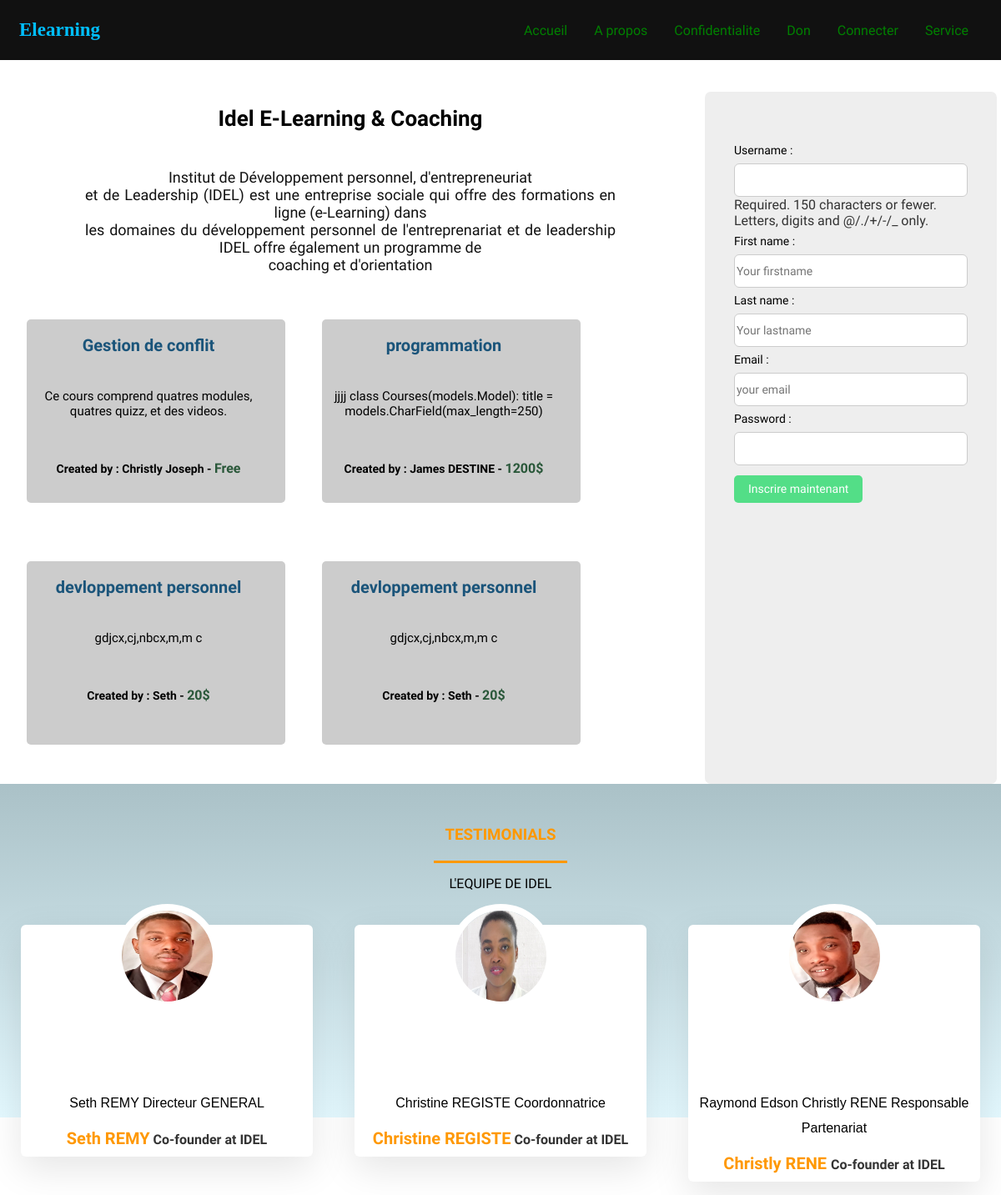
Before: / (upper part) with the older database file.
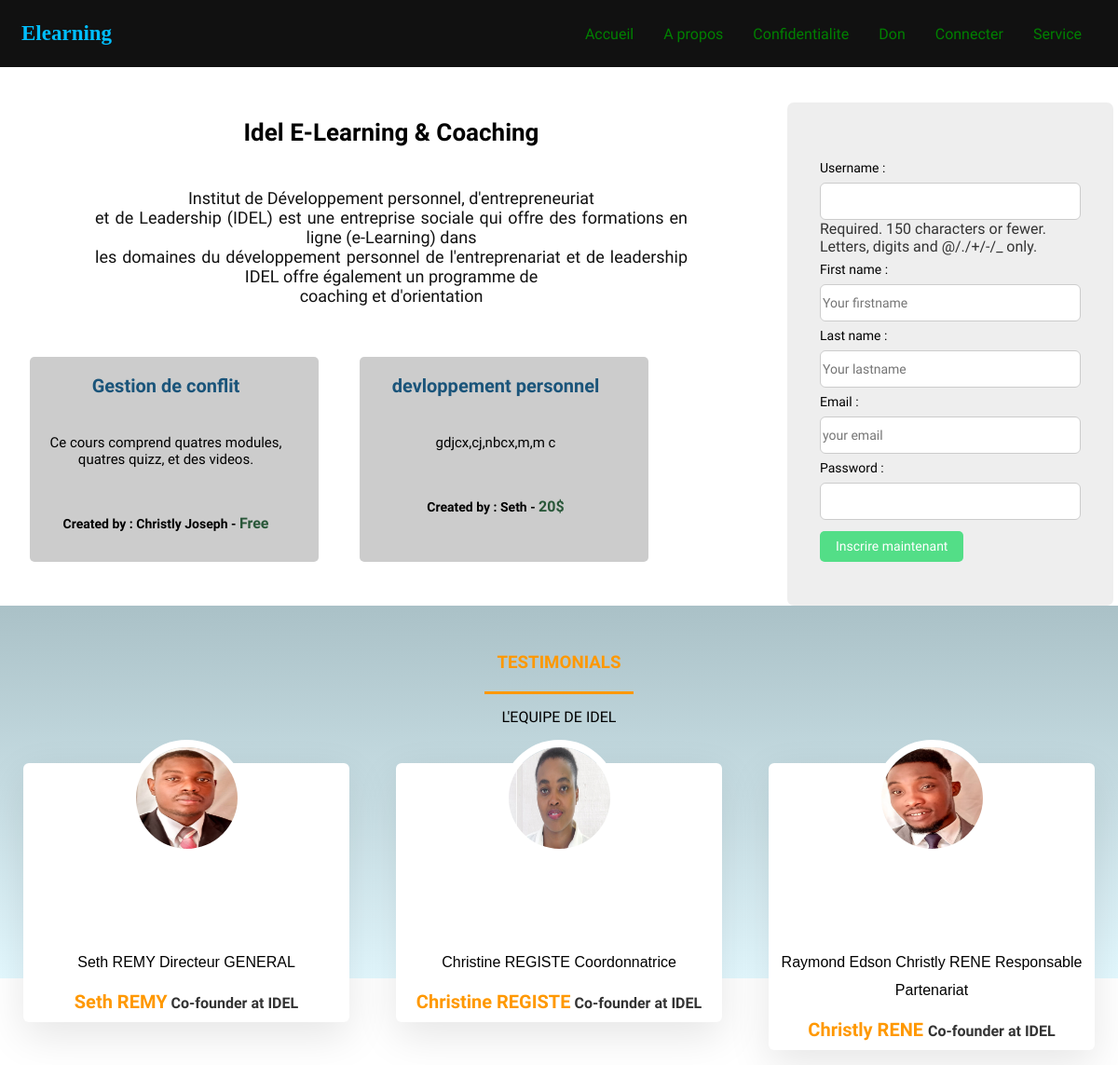
After: the same page with the newer database file.
### course/models.py (models this page shows, shortened)
class Courses(models.Model):
    title = models.CharField(max_length=250)
    description = models.TextField()
    author = models.CharField(max_length=50)
    price = models.IntegerField()
    time = models.TimeField(null=True, blank=True)
    url = models.URLField(null=True, blank=True)

### course/views.py (the view)
# urls.py: 2. Add a URL to urlpatterns:  path('', views.home, name='home')
def home(request):
    courses = Courses.objects.all()
    if request.method == 'POST':
        form = RegisterForm(request.POST)
        contactform = ContactForm(request.POST)
        if form.is_valid():
            user = form.save(commit=False)
            user.set_password(form.cleaned_data['password'])
            user.save()
            messages.success(request, 'Votre compte a ete cree avec succes')
        else:
            messages.error(request, 'Verifier vos informations')
    else:
        form = RegisterForm()
        contactform = ContactForm()
    return render(request, 'home.html', locals())

### account/forms.py (shortened to what this page needs)
class RegisterForm(forms.ModelForm):
   first_name = forms.CharField(required=True, widget=forms.TextInput(attrs={'class': 'input', 'placeholder': 'Your firstname'}))
   last_name = forms.CharField(required=True, widget=forms.TextInput(attrs={'class': 'input', 'placeholder': 'Your lastname'}))
   email = forms.EmailField(required=True, widget=forms.EmailInput(attrs={'class': 'input', 'placeholder': 'your email'}))
   password = forms.CharField(max_length=120, widget=forms.PasswordInput(attrs={'class': 'input'}), required=True)
   class Meta:
      model = User
      fields = ('username', 'first_name' , 'last_name', 'email', 'password')
      widgets = {
         'username': forms.TextInput(attrs={'class': 'input'})
      }

### contact/forms.py
class ContactForm(forms.ModelForm):
	class Meta:
		model = ContactModel
		fields = ('nom' , 'email' , 'message')
		widgets = {
		'nom': forms.TextInput(attrs={'class':'input'}),
		'email': forms.EmailInput(attrs={'class':'input'}),
		'message': forms.Textarea(attrs={'class':'input'})
		}

### Elearning/templates/home.html (shortened to what this page needs)
{% extends 'base.html' %}
{% load static%}
{% block content %}
<br><br>
<div class="grid">
   <section class="presentation">
      <h1 class="title text-center">Idel E-Learning & Coaching</h1>
      <p class="text justify last">Institut de Développement personnel, d'entrepreneuriat <br> et de Leadership (IDEL) est une entreprise
         sociale qui offre des formations en ligne (e-Learning) dans <br> les domaines du développement personnel de
          l'entreprenariat et de leadership IDEL  offre également un programme de <br> coaching et d'orientation</p>
      <div>
         {% for course in courses %}
            <div class="card">
               <h2 class="title">{{ course.title }}</h2>
               <p class="description">{{ course.description }}</p>
               <h4 class="author">Created by : {{ course.author }} -
                  {% if course.price == 0 %}
                     <span>Free</span>
                  {% else %}
                     <span>{{ course.price }}$</span>
                  {% endif %}
               </h4>
            </div>
         {% empty %}
            <p>There 's no courses</p>
         {% endfor %}
      </div>
   </section>
   <section class="form b-form">
      <form action="{% url 'home' %}" method="POST">
         {{form.as_p}}
         <input class="btn bt>-large" type="submit" value="Inscrire maintenant">
      </form>
   </section>
 <section  class="testi">
   <section class="testimonials">
      <div class="container">
         <h1>testimonials</h1>
         <p class="text-center">L'EQUIPE DE IDEL</p>
         <div class="row">
             <div class="col-md-4 text-center">
               <div class="profile">
                  <img src="{% static 'seth.jpg' %}" alt="mon image" class="user">
                  <blockquote>
                     Seth REMY Directeur GENERAL <br>
                  </blockquote>
                  <h3>Seth REMY<span> Co-founder at IDEL</span> </h3>
               </div>
            </div>
            <div class="col-md-4 text-center">
               <div class="profile">
                  <img src="{% static '2.jpg' %}" alt="mon image" class="user">
                  <blockquote>
                     Christine REGISTE Coordonnatrice <br>
                  </blockquote>
                  <h3>Christine REGISTE<span> Co-founder at IDEL</span> </h3>
               </div>
            </div>
         <div class="col-md-4 text-center">
               <div class="profile">
                  <img src="{% static 'christly.jpg' %}" alt="mon image" class="user">
                  <blockquote>
                     Raymond Edson Christly RENE Responsable Partenariat <br>
                  </blockquote>
                  <h3>Christly RENE <span> Co-founder at IDEL</span> </h3>
               </div>
            </div>
         </div>
      </div>
   </section>
 </section>
</div>
{% endblock %}

### Elearning/templates/base.html (shortened to what this page needs)
{% load static %}
<!DOCTYPE html>
<html lang="en">
   <head>
	  <link rel="stylesheet" href="{% static 'menu.css' %}">
	  <link rel="stylesheet" href="{% static 'dev-cours-style.css' %}">
	  <link rel="stylesheet" href="{% static 'gestion-de-conflit.css'%}">
	<link rel="stylesheet" href="{% static 'new.css'%}">
   </head>
   <body>
   	<header class="navbar">
   		<div class="brand">Elearning</div>
   		<nav class="nav" id="nav">
   		  {% if request.user.is_authenticated %}
   		  <ul>
				   <li><a href="{% url 'dashboard' %}">Dashboard</a></li>
				   <li><a href="{% url 'nos-cours' %}">Cours</a></li>
   				<li><a href="#">Compte</a></li>
   		 		<li><a href="{% url 'logout' %}">Deconnection</a></li>
   			</ul>
   			{% else %}
   			<ul>
   				<li><a href="{% url 'home' %}">Accueil</a></li>
				<li><a href="#">A propos</a></li>
				<li><a href="{% url 'confident'%}">Confidentialite</a></li>
				<li><a href="{% url 'donation'%}" >Don</a></li>
				<li><a href="{% url 'login' %}">Connecter</a></li>
				<li><a href="{% url 'service'%}">Service</a> </li>
			</ul>
   			{% endif %}
   		</nav>
   	</header>
	{% block content %} {% endblock %}
   </body>
</html>

### static/menu.css (style rules this page uses)
* { margin: 0; padding: 0; box-sizing: border-box; font-family: 'Red Rose', cursive; }
.btn { text-decoration: none; font-weight: 500; padding: 5px 16px; line-height: 1.5; border: 1px solid transparent; border-radius: 5px; background: #53DE87; font-size: inherit; color: #fff; margin-top: 12px; }
.input, .btn-large { width: 100%; height: 40px; border-radius: 6px; border: 1px solid #ccc; margin-top: 8px; padding: 2px; font-size: inherit; }
.b-form { background: #eee; padding: 25px 5px; border-radius: 7px; margin: 0 5px; font-family: serif; font-size: 14px; }
.b-form form { margin-top: 20px; padding: 10px; }
.b-form form label { display: block; font-weight: 500; margin-top: 7px; }
.navbar { width: 100%; background: #111; display: flex; justify-content: space-between; align-items: center; padding: 23px; }
.brand { color: deepskyblue; font-size: 23px; font-family: cursive; font-weight: 600; text-decoration: none; }
.nav ul { display: flex; list-style: none; }
.nav li { margin: 0; }
.nav a { text-decoration: none; font-weight: 400; padding: 13px 1rem; color: green; }
.text-center { text-align: center; }
.justify { text-align: justify; }
.last { text-align-last: center; }
.grid { display: grid; grid-template-columns: 70% 30%; grid-template-areas: "present form" "testi testi"; }
.presentation { width: 100%; grid-area: present; padding: 12px; }
.presentation .title { font-size: 26px; font-weight: 600; padding: 5px; animation: up 1s; animation-delay: 0.3; animation-fill-mode: forwards; }
.presentation .text { font-size: 18px; font-weight: 200; color: #111; padding: 20px 90px; margin-top: 20px; animation: down 1s; animation-delay: 0.8s; animation-fill-mode: forwards; }
.form { grid-area: form; padding: 25px; }
.card { padding: 14px 20px 20px 2px; width: 310px; min-height: 220px; margin: 35px 20px; border-radius: 5px; background-color: #CCC; text-align: center; text-align-last: center; display: inline-block; vertical-align: top; }
.card .title { font-size: 20px; padding: 5px; color: rgb(26, 84, 122); }
.card .description { margin: 30px 5px; font-size: 15px; padding: 5px; }
.card .author { margin-top: 40px; font-size: 14px; text-align: right; padding: 5px; }
.card .author span { color: rgb(41, 87, 57); }
.testi { height: 800px; background-color: white; grid-area: testi; }
.testimonials { margin: 50px auto; }
.testimonials h1 { text-align: center; font-weight: bold; color: #ff9800; padding-bottom: 10px; text-transform: uppercase; }
.testimonials h1::after { content: ''; background-color: #ff9800; display: block; height: 3px; width: 160px; margin: 20px auto 5px; }
.col-md-4 { margin: 40px auto; }
.profile { padding: 70px 10px 10px; height: auto; width: 350px; background-color: white; border-radius: 6px; box-shadow: 0 15px 45px rgba(0,0,0,0.1); }
.profile img { height: 125px; width: 125px; top: -95px; position: relative; border: 8px solid white; left: calc(-50% -50%); }
.profile h3 { font-size: 20px; margin-top: 15px; color: #ff9800; }
span { font-size: 16px; color: #333; }
blockquote { font-size: 16px; line-height: 30px; font-family: sans-serif; }
.user { width: 120px; height: 120px; border-radius: 50%; }
.row { display: flex; flex-direction: row; }

### static/dev-cours-style.css (style rules this page uses)
* { margin: 0; padding: 0; }

### static/gestion-de-conflit.css (style rules this page uses)
body { margin: 0; padding: 0; }

### static/new.css (style rules this page uses)
.testi { background: linear-gradient(#aac1c7,#e4f9ff 50%, #fff 50%, #fff 100%); }

Changed rows visible on the page:
removed Courses: title "programmation", description "jjjj class Courses(models.Model): title = models.CharField(max_length=250)", author "James DESTINE", price "1200"
removed Courses: title "devloppement personnel", description "gdjcx,cj,nbcx,m,m c", author "Seth", price "20"
